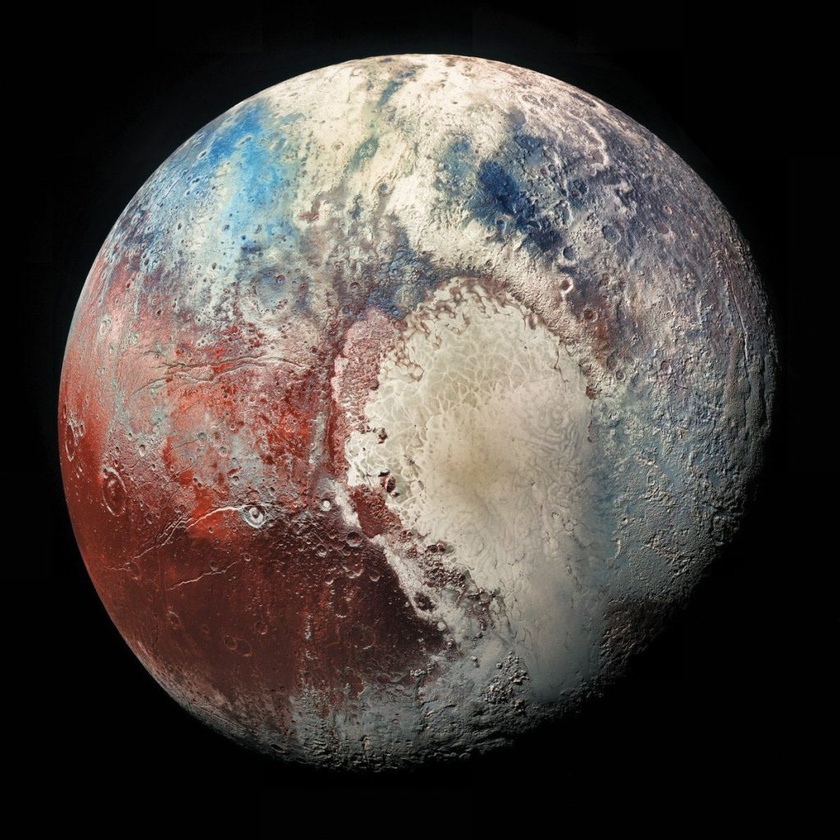
#> input picture Codage_Predictif/Images/pluton.jpg, 840 x 840 px, shrunk from 1024 x 1024 before the run, found by its file name
$ python imageArithm.py
#> lines starting #> are read from the running program, lines starting #| are printed output that depends on the picture
import numpy as np
import matplotlib.pyplot as py

def rgb2gray(rgb):
    return np.dot(rgb[:,:], [0.299, 0.587, 0.114])

fig1 = py.figure(figsize = (10,10))
imagelue = py.imread('Codage_Predictif\Images\pluton.jpg')
#> imagelue is the input picture: shape (840, 840, 3); mean R, G, B 77.9, 70.4, 66.4
image=imagelue.astype('float')
image=rgb2gray(image)
#> in rgb2gray, `return np.dot(rgb[:,:], [0.299, 0.587, 0.114])`:
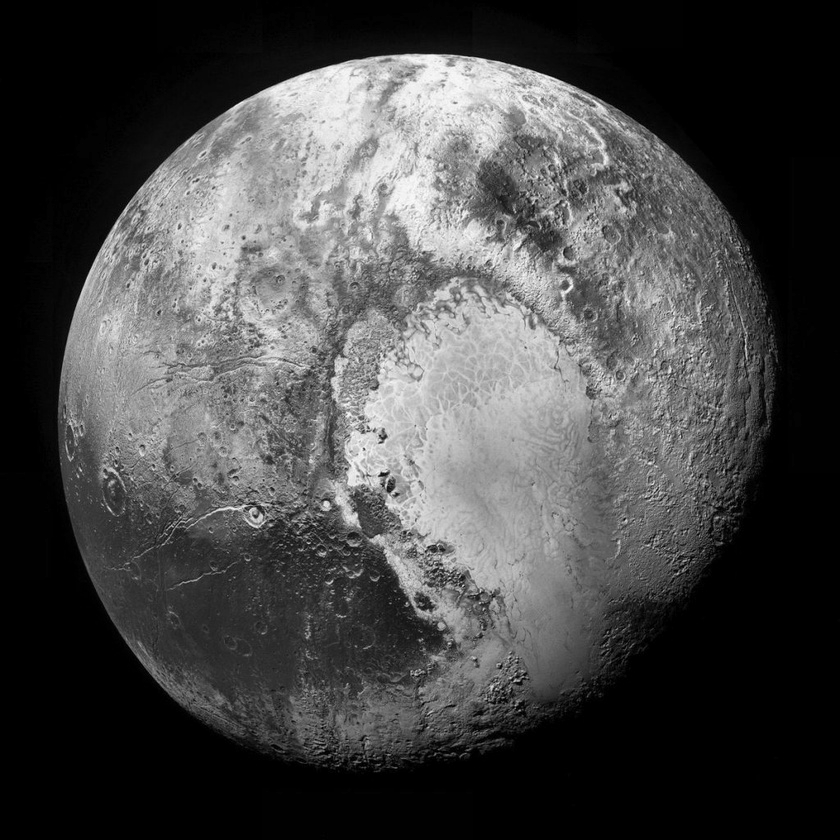
#> returned value: shape (840, 840) float64; min 0, max 252.5, mean 72.2
py.imsave("Codage_Predictif\Images\pluton_gray.jpg",image,cmap = py.get_cmap('gray'))

matpred = [[0.33,0.33],[0.33,0.0]]


#> (the run stopped early here; a loop or call above may not have finished)
